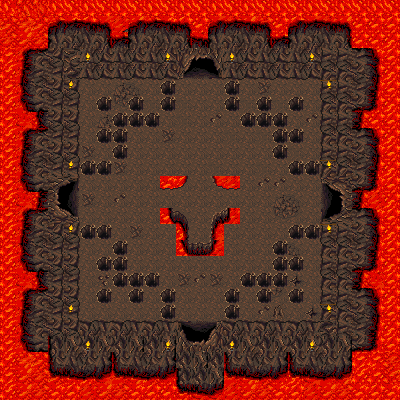

Rendered tile map (Tiled .tmx) drawn with the repository's tilesets; below, a short description and the map source with its tile grids summarised:
An orthogonal 25x25 tile map with 16x16 px tiles, 3 tile layers (LAVA, Tile Layer 1, Tile Layer 2), 3 tilesets and 29 objects.

<map version="1.9" tiledversion="1.9.2" orientation="orthogonal" renderorder="right-down" width="25" height="25" tilewidth="16" tileheight="16" infinite="0" nextlayerid="6" nextobjectid="138">
 <tileset firstgid="1" name="cave" tilewidth="16" tileheight="16" tilecount="336" columns="16">
  <image source="cave.png" width="256" height="336" />
 </tileset>
 <tileset firstgid="337" name="Caves-Boss-Room" tilewidth="16" tileheight="16" tilecount="336" columns="16">
  <image source="cave.png" width="256" height="336" />
 </tileset>
 <tileset firstgid="673" name="tilesetformattedupdate1" tilewidth="16" tileheight="16" tilecount="84" columns="7">
  <image source="tilesetformattedupdate1.png" width="112" height="192" />
 </tileset>
 <layer id="5" name="LAVA" width="25" height="25">
  <data>[625 cells, 625 non-empty, 12 distinct tile ids]</data>
 </layer>
 <layer id="1" name="Tile Layer 1" width="25" height="25">
  <data>[625 cells, 625 non-empty, 61 distinct tile ids]</data>
 </layer>
 <layer id="2" name="Tile Layer 2" width="25" height="25">
  <data>[625 cells, 16 non-empty, 4 distinct tile ids]</data>
 </layer>
 <objectgroup id="3" name="Walls">
  <object id="1" x="32" y="160" width="80" height="16" />
  <object id="2" x="48" y="176" width="16" height="48" />
  <object id="3" x="32" y="224" width="80" height="16" />
  <object id="4" x="112" y="240" width="16" height="48" />
  <object id="5" x="128" y="272" width="32" height="16" />
  <object id="6" x="160" y="288" width="16" height="64" />
  <object id="7" x="224" y="288" width="16" height="64" />
  <object id="8" x="176" y="336" width="48" height="16" />
  <object id="9" x="240" y="272" width="32" height="16" />
  <object id="10" x="272" y="240" width="16" height="48" />
  <object id="11" x="288" y="224" width="80" height="16" />
  <object id="12" x="336" y="176" width="16" height="48" />
  <object id="13" x="288" y="160" width="80" height="16" />
  <object id="14" x="272" y="112" width="16" height="48" />
  <object id="15" x="240" y="112" width="32" height="16" />
  <object id="16" x="224" y="32" width="16" height="80" />
  <object id="17" x="160" y="32" width="16" height="80" />
  <object id="18" x="176" y="48" width="48" height="16" />
  <object id="19" x="128" y="112" width="32" height="16" />
  <object id="20" x="112" y="112" width="16" height="48" />
  <object id="123" x="212.15" y="175.701" width="27.5701" height="12.6168" />
  <object id="125" x="160.748" y="176.636" width="26.6355" height="10.7477" />
  <object id="126" x="160.748" y="208.879" width="9.81308" height="13.5514" />
  <object id="127" x="172.43" y="214.019" width="13.0841" height="9.34579" />
  <object id="128" x="176.168" y="224.299" width="8.41121" height="31.3084" />
  <object id="129" x="176.168" y="243.925" width="47.1963" height="11.215" />
  <object id="130" x="212.15" y="223.832" width="10.7477" height="19.6262" />
  <object id="131" x="214.486" y="216.822" width="24.7664" height="6.54206" />
  <object id="132" x="228.037" y="208.411" width="11.215" height="7.00935" />
 </objectgroup>
</map>
